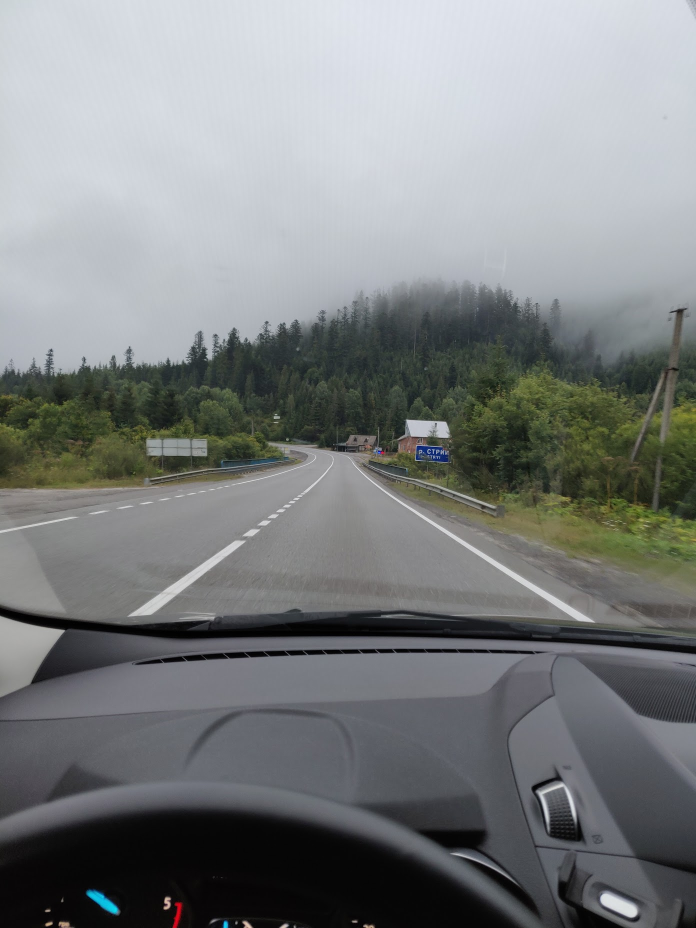
#> input picture lesson_4/data/road_carpathian.jpeg, 1392 x 1856 px (shown at 1/2 size)
$ jupyter execute --allow-errors Homework.ipynb
#> lines starting #> are read from the running program, lines starting #| are printed output that depends on the picture; after the words box and inside, x2 and y2 are one past the last pixel; in counts of white or black regions, pixels touching at a corner belong together
# HOMEWORK 4

For this homework you are going to implement a lane line detector. Lane line detection is crucial for ADAS (Advanced Driver Assistance Systems) systems and, in particular, for LKA (Lane Keep Assist). You will use a [picture](https://en.wikipedia.org/wiki/Lane_departure_warning_system) from a front facing camera (mounted on the car) and will implement the following steps:
* Convert image to gray scale
* Compute edge map
* Apply Hough transform to obtain line parametrizations

[cell 1]
import cv2
import math
import numpy as np
from matplotlib import pyplot as plt
plt.rcParams['figure.figsize'] = [15, 10]

Let's load and show the camera frame.

[cell 2]
img = cv2.imread('../data/road_carpathian.jpeg')
#> img is the input picture: shape (1856, 1392, 3); mean B, G, R 128.4, 127.8, 124.5
img = cv2.cvtColor(img, cv2.COLOR_BGR2RGB)
img = cv2.resize(img, None, fx=0.5, fy=0.5)
#> img: shape (928, 696, 3)
plt.imshow(img)

[cell 3]
# Convert image to gray scale
gray = cv2.cvtColor(img, cv2.COLOR_RGB2GRAY)
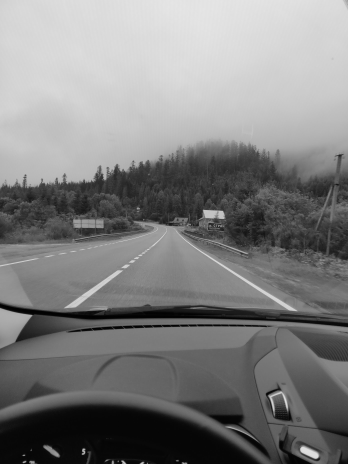
#> gray: shape (928, 696) (shown at 1/2 size); min 0, max 229, mean 126.9
plt.imshow(gray)

[cell 4]
# Obtain edge map
# Hint: you can use Canny edge detector with th_low = 100, th_high = 150
edges = cv2.Canny(gray, threshold1=100, threshold2=150)
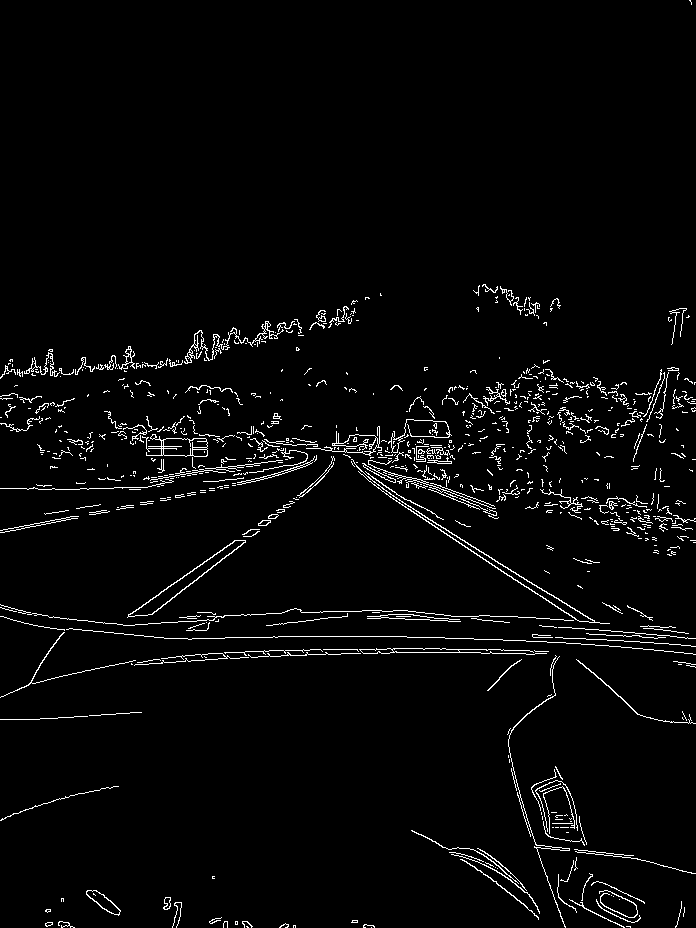
#> edges: shape (928, 696); 3% white in thin lines or dots

# We are only interseted in the road so we will remove everything above the horizon
edges[0:350] = 0
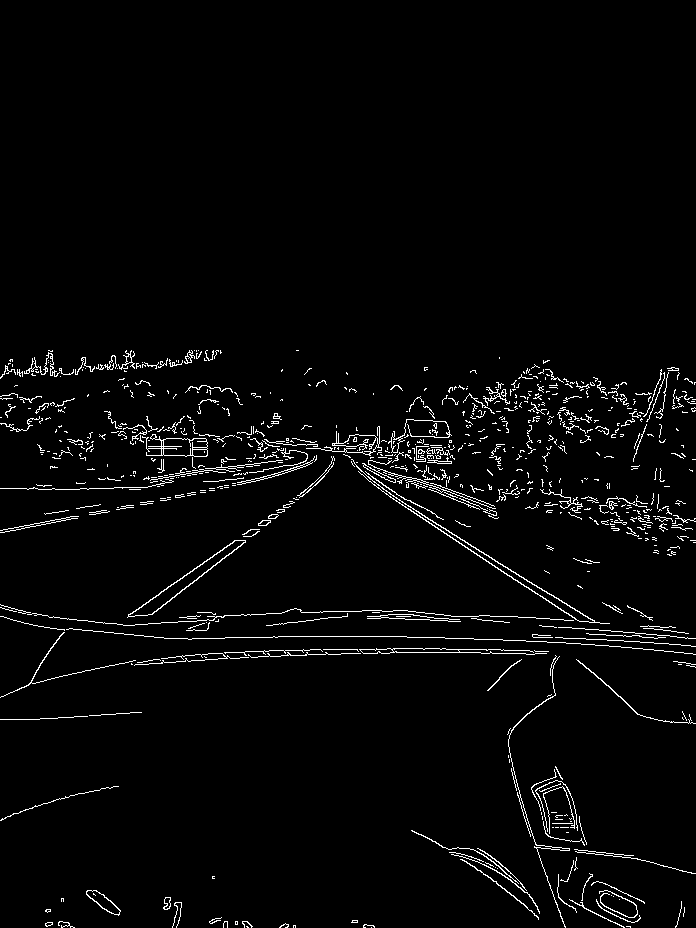
#> edges: shape (928, 696); 2.8% white in thin lines or dots, all inside (x1, y1, x2, y2) = (0, 350, 696, 928)

[cell 5]
# Let's plot the images
plt.subplot(121), plt.imshow(img), plt.title('Original')
plt.subplot(122), plt.imshow(edges, cmap='gray'), plt.title('Edge map')

[cell 6]
def degree_to_rad(degree):
    return degree*np.pi/180

# Apply Hough transform to parametrize the lines
# Hint 1: Offset resolution of 2 pixels and slope resolution of 2 degrees work well in this case
# Hint 2: A suitable value for the accumulator threshold is 190
lines = cv2.HoughLines(edges, rho=2, theta=degree_to_rad(2), threshold=190)
#> lines = 61 rows, first 8: [212, 2.13], [636, 1.57], [522, 1.36], [494, 1.43], [666, 1.54], [192, 2.16], [652, 1.57], [672, 1.5]

# Let's get rid of the unnecessary dimension
lines = lines[:, 0, :]
#> lines = 61 pairs, first value -214 to 672, second value 0.908 to 2.79

[cell 7]
# Plot the resulting Hough lines
result = np.copy(img)

for line in lines:
    rho = line[0]
    theta = line[1]
    a = math.cos(theta)
    b = math.sin(theta)

    x0 = a * rho
    y0 = b * rho

    pt1 = (int(x0 + 1000*(-b)), int(y0 + 1000*(a)))
    pt2 = (int(x0 - 1000*(-b)), int(y0 - 1000*(a)))

    cv2.line(result, pt1, pt2, 255, 1, cv2.LINE_AA)
#> this loop made 61 passes
#> (rho, theta, a, b, x0, y0, pt1, pt2) on passes 1 to 6: (212, 2.13, -0.53, 0.848, -112.3, 179.8, (-960, -350), (735, 709)), (636, 1.57, -4.37e-08, 1, -2.78e-05, 636, (-1000, 635), (999, 636)), (522, 1.36, 0.208, 0.978, 108.5, 510.6, (-869, 718), (1086, 302)), (494, 1.43, 0.139, 0.99, 68.75, 489.2, (-921, 628), (1059, 350)), (666, 1.54, 0.0349, 0.999, 23.24, 665.6, (-976, 700), (1022, 630)), (192, 2.16, -0.559, 0.829, -107.4, 159.2, (-936, -400), (721, 718))
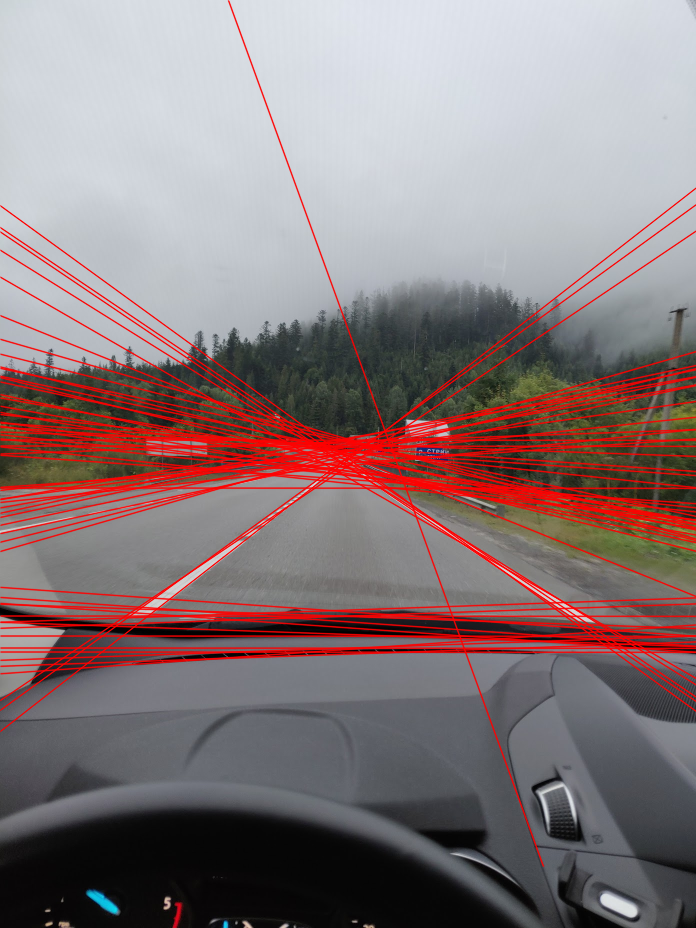
#> result: shape (928, 696, 3); mean R, G, B 137.2, 120.5, 121.8

plt.subplot(121), plt.imshow(edges, cmap='gray'), plt.title('Edge map')
plt.subplot(122), plt.imshow(result, cmap='gray'), plt.title('Hough lines')

The edge map looks good but the Hough lines are too noisy. Let's clean the Hough lines first by removing all lines that we know cannot represent a lane line. In other words, all lines that are approximately horizontal shall be removed. Remember that horizontal lines correspond to theta = 90 degrees.

[cell 8]
# Filter out all lines that are approximately horizontal (+/- 20 degrees).
filtered_lines = []
for line in lines:
    # Extract theta for current line (remember Hough works with radians)
    theta = line[1]
    # Keep line if theta is not horizontal
    if theta<=degree_to_rad(70) or theta>=degree_to_rad(110):
        filtered_lines.append(line)
#> this loop made 61 passes
#> (line, theta) on passes 1 to 8: ([212, 2.13], 2.13), ([636, 1.57], 1.57), ([522, 1.36], 1.36), ([494, 1.43], 1.43), ([666, 1.54], 1.54), ([192, 2.16], 2.16), ([652, 1.57], 1.57), ([672, 1.5], 1.5)
#> after the loop, filtered_lines = [[212, 2.13], [192, 2.16], [580, 0.977], [240, 2.09], [574, 0.942], [576, 0.908], [-214, 2.79], [188, 2.16], [292, 1.95], [166, 2.2]]


filtered_lines
#> Out has the same summary as filtered_lines

[cell 9]
# Let's plot the resulting filtered lines
result = np.copy(img)

for filtered_line in filtered_lines:
    rho = filtered_line[0]
    theta = filtered_line[1]
    a = math.cos(theta)
    b = math.sin(theta)
    x0 = a * rho
    y0 = b * rho

    pt1 = (int(x0 + 1000*(-b)), int(y0 + 1000*(a)))
    pt2 = (int(x0 - 1000*(-b)), int(y0 - 1000*(a)))

    cv2.line(result, pt1, pt2, 255, 1, cv2.LINE_AA)
#> this loop made 10 passes
#> (rho, theta, a, b, x0, y0, pt1, pt2) on passes 1 to 6: (212, 2.13, -0.53, 0.848, -112.3, 179.8, (-960, -350), (735, 709)), (192, 2.16, -0.559, 0.829, -107.4, 159.2, (-936, -400), (721, 718)), (580, 0.977, 0.559, 0.829, 324.3, 480.8, (-504, 1040), (1153, -78)), (240, 2.09, -0.5, 0.866, -120, 207.8, (-986, -292), (746, 707)), (574, 0.942, 0.588, 0.809, 337.4, 464.4, (-471, 1052), (1146, -123)), (576, 0.908, 0.616, 0.788, 354.6, 453.9, (-433, 1069), (1142, -161))
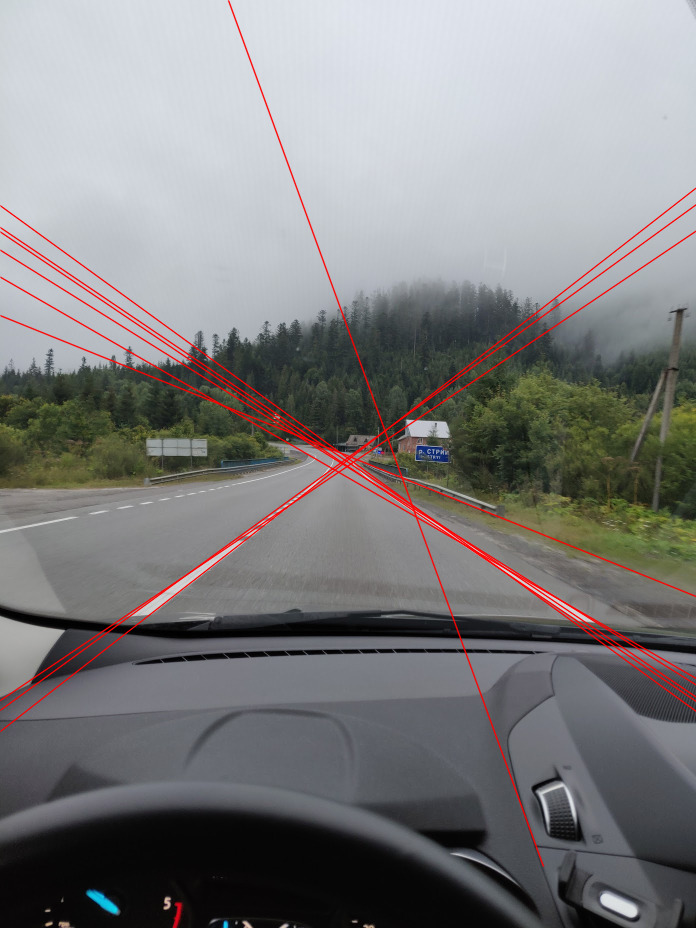
#> result: shape (928, 696, 3); mean R, G, B 126.7, 125.8, 126.4

plt.subplot(121), plt.imshow(edges, cmap='gray'), plt.title('Edge map')
plt.subplot(122), plt.imshow(result, cmap='gray'), plt.title('Hough lines')

The result is now much better, but still we see some very similar lines. How can we get rid of them?
* Let's apply k-means clustering. It will find the clusters of the 6 we see in the picture lines and use the averages.

[cell 10]
# We will apply k-means clustering to refine the detected lines.
# Don't worry, we will learn about the clustering later in the course :-)
from sklearn.cluster import KMeans
kmeans = KMeans(n_clusters=6).fit(filtered_lines)
kmeans.cluster_centers_
#> Out = [[576.7, 0.942], [-214, 2.79], [240, 2.09], [182, 2.18], [292, 1.95], [212, 2.13]]

[cell 11]
# Again, let's plot the resulting filtered lines
result = np.copy(img)

for line in kmeans.cluster_centers_:
    rho = line[0]
    theta = line[1]
    a = math.cos(theta)
    b = math.sin(theta)
    x0 = a * rho
    y0 = b * rho

    pt1 = (int(x0 + 1000*(-b)), int(y0 + 1000*(a)))
    pt2 = (int(x0 - 1000*(-b)), int(y0 - 1000*(a)))

    cv2.line(result, pt1, pt2, 255, 1, cv2.LINE_AA)
#> this loop made 6 passes
#> (rho, theta, a, b, x0, y0, pt1, pt2) on passes 1 to 6: (576.7, 0.942, 0.588, 0.809, 339, 466.5, (-470, 1054), (1147, -121)), (-214, 2.79, -0.94, 0.342, 201.1, -73.19, (-140, -1012), (543, 866)), (240, 2.09, -0.5, 0.866, -120, 207.8, (-986, -292), (746, 707)), (182, 2.18, -0.569, 0.822, -103.5, 149.7, (-925, -419), (718, 718)), (292, 1.95, -0.375, 0.927, -109.4, 270.7, (-1036, -103), (817, 645)), (212, 2.13, -0.53, 0.848, -112.3, 179.8, (-960, -350), (735, 709))
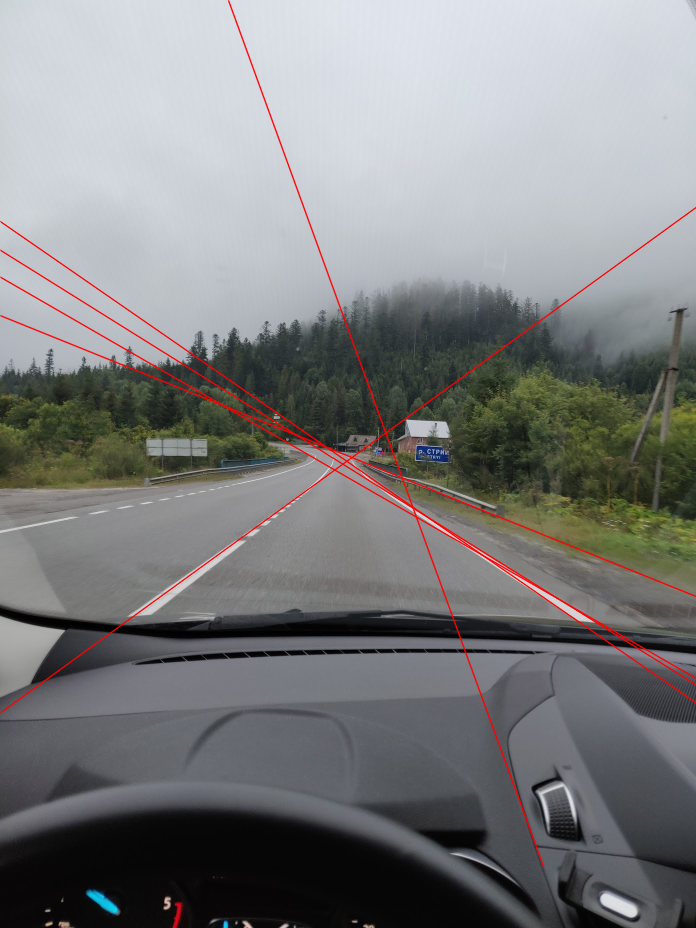
#> result: shape (928, 696, 3); mean R, G, B 125.8, 126.6, 127.2

plt.subplot(121), plt.imshow(edges, cmap='gray'), plt.title('Edge map')
plt.subplot(122), plt.imshow(result, cmap='gray'), plt.title('Hough lines')

$ run again, with lesson_4/data/road_furkapass.jpeg copied over lesson_4/data/road_carpathian.jpeg
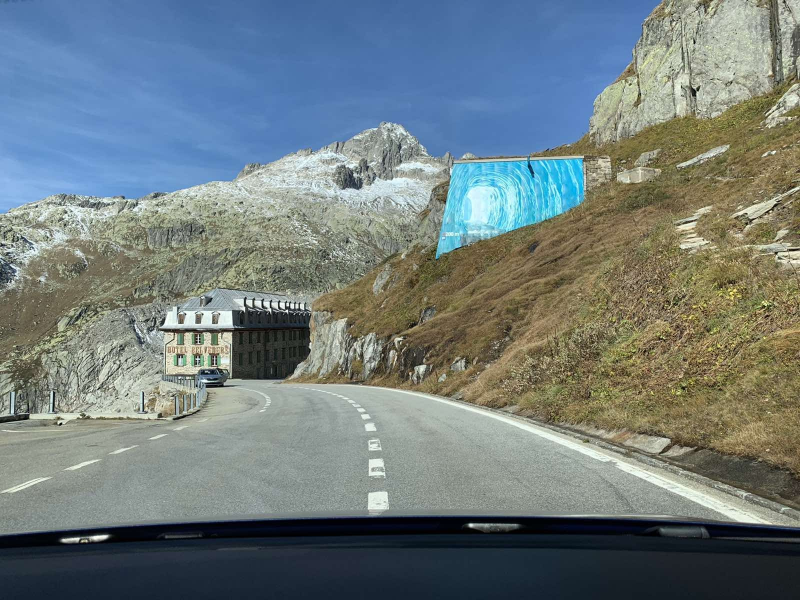
#> input picture lesson_4/data/road_furkapass.jpeg, 1600 x 1200 px (shown at 1/2 size)
#> img is the input picture: shape (1200, 1600, 3); mean B, G, R 125.4, 124.3, 112.4
#> `edges[0:350] = 0`:
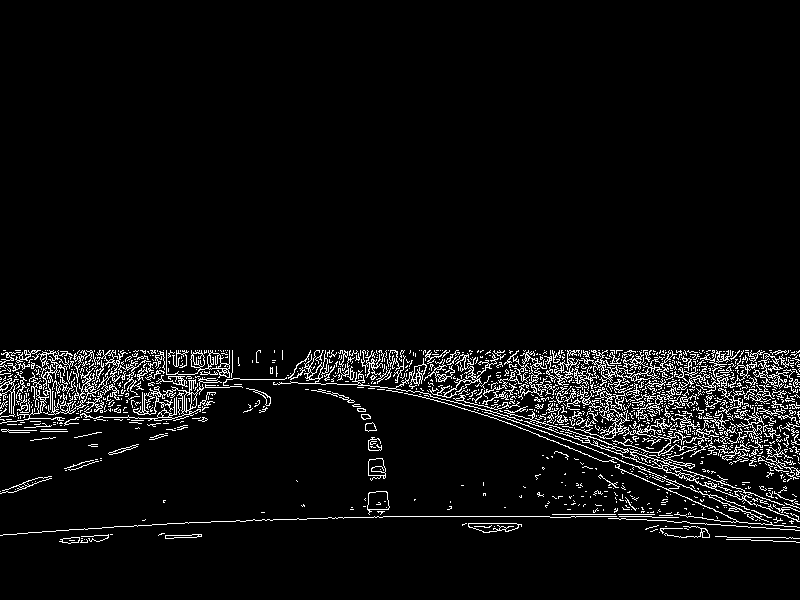
#> edges: shape (600, 800); 5% white in thin lines or dots, all inside (x1, y1, x2, y2) = (0, 350, 800, 544)
#> `lines = cv2.HoughLines(edges, rho=2, theta=degree_to_rad(2), threshold..`: lines = 186 rows, first 8: [388, 1.54], [380, 1.54], [378, 1.57], [358, 1.61], [360, 1.57], [352, 1.61], [374, 1.57], [372, 1.61]
#> `lines = lines[:, 0, :]`: lines = 186 pairs, first value -86 to 658, second value 1.12 to 2.27
#> the loop `for line in lines:` made 186 passes
#> (rho, theta, a, b, x0, y0, pt1, pt2) on passes 1 to 3: (388, 1.54, 0.0349, 0.999, 13.54, 387.8, (-985, 422), (1012, 352)), (380, 1.54, 0.0349, 0.999, 13.26, 379.8, (-986, 414), (1012, 344)), (378, 1.57, -4.37e-08, 1, -1.65e-05, 378, (-1000, 377), (999, 378))
#> the loop `for line in lines:` made 186 passes
#> (line, theta) on passes 1 to 3: ([388, 1.54], 1.54), ([380, 1.54], 1.54), ([378, 1.57], 1.57)
#> after the loop `for line in lines:`: filtered_lines = 55 pairs, first value -86 to 658, second value 1.12 to 2.27
#> `filtered_lines`: Out has the same summary as filtered_lines
#> the loop `for filtered_line in filtered_lines:` made 55 passes
#> filtered_line on passes 16 to 23: [114, 2.06], [104, 2.06], [110, 1.99], [116, 2.02], [144, 1.95], [84, 2.06], [94, 2.06], [106, 1.99]
#> `kmeans.cluster_centers_`: Out = [[-31.4, 2.2], [616.5, 1.2], [120.2, 2.01], [50, 2.09], [464, 1.22], [176.2, 1.97]]
#> the loop `for line in kmeans.cluster_centers_:` made 6 passes
#> after the loop `for line in kmeans.cluster_centers_:`:
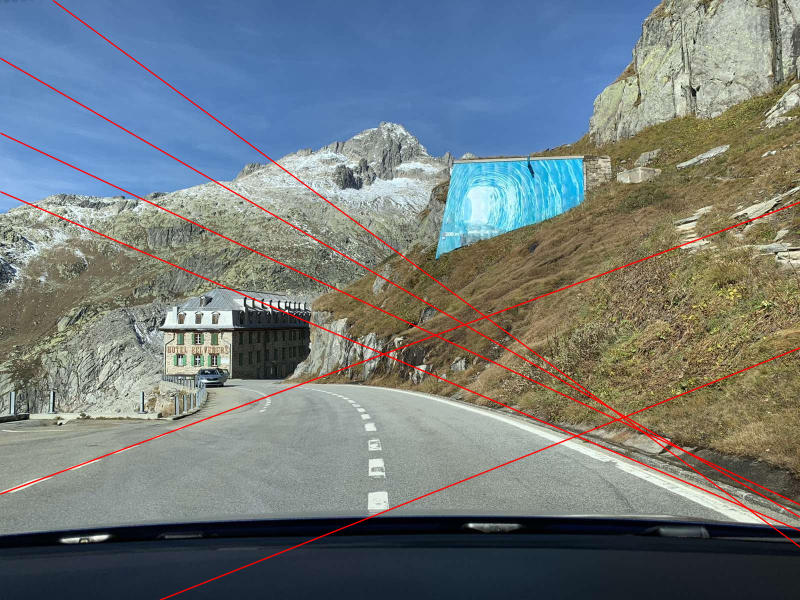
#> result: shape (600, 800, 3); mean R, G, B 114.4, 122.6, 123.9
